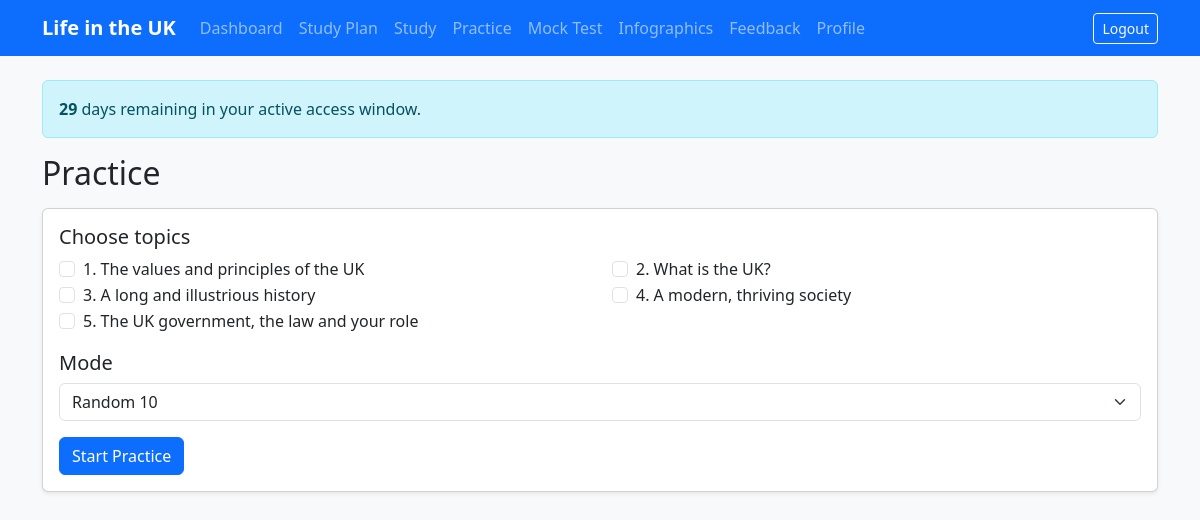
Screenshot of /practice/ (signed in) with the database file from the repository.
### content/models.py (models this page shows, shortened)
class Topic(models.Model):
    code = models.PositiveSmallIntegerField(unique=True)
    name = models.CharField(max_length=200)
    class Meta:
        ordering = ["code"]

### practice/views.py (the view, shortened to what this page needs)
# urls.py: path("", views.practice_setup, name="setup"),
@login_required
def practice_setup(request):
    topics = Topic.objects.all()
    return render(request, "practice/setup.html", {"topics": topics})

### accounts/context_processors.py (called while the page is built)
def active_window(request):
    user = getattr(request, "user", None)
    if user is not None and user.is_authenticated and not user.is_superuser:
        return {
            "remaining_days": user.get_remaining_days(),
            "membership_active": user.is_membership_active,
        }
    return {"remaining_days": None, "membership_active": None}

### accounts/models.py (called while the page is built)
    @property
    def is_membership_active(self):
        return bool(self.active_until and timezone.now() <= self.active_until)

    def get_remaining_days(self):
        if not self.active_until:
            return 0
        delta = self.active_until - timezone.now()
        if delta.total_seconds() <= 0:
            return 0
        return delta.days + (1 if delta.seconds > 0 else 0)

### templates/practice/setup.html (shortened to what this page needs)
{% extends "base.html" %}
{% block content %}
<h2 class="mb-3">Practice</h2>
<div class="card shadow-sm">
  <div class="card-body">
    <form method="post">
      <h5>Choose topics</h5>
      <div class="row mb-3">
        {% for topic in topics %}
        <div class="col-md-6">
          <div class="form-check">
            <input class="form-check-input" type="checkbox" name="topics" value="{{ topic.code }}" id="t{{ topic.code }}">
            <label class="form-check-label" for="t{{ topic.code }}">{{ topic.code }}. {{ topic.name }}</label>
          </div>
        </div>
        {% endfor %}
      </div>
      <h5>Mode</h5>
      <select name="mode" class="form-select mb-3">
        <option value="random_10">Random 10</option>
      </select>
      <button class="btn btn-primary">Start Practice</button>
    </form>
  </div>
</div>
{% endblock %}

### static/css/app.css (style rules this page uses)
body { font-family: system-ui, -apple-system, "Segoe UI", Roboto, sans-serif; }

### rows the page displays
Topic: code "1", name "The values and principles of the UK"
Topic: code "2", name "What is the UK?"
Topic: code "3", name "A long and illustrious history"
Topic: code "4", name "A modern, thriving society"
Topic: code "5", name "The UK government, the law and your role"

### other values shown
{{ remaining_days }} "29"
